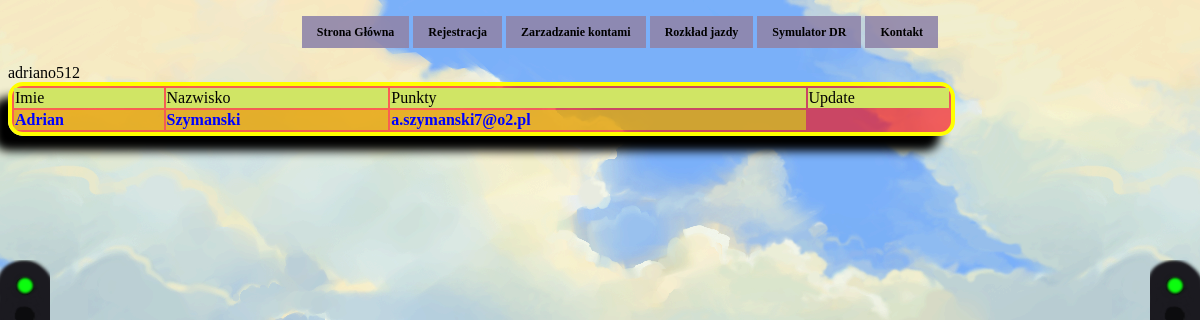
/zk.php (signed in), run on the app's committed database.
### tables this page shows
CREATE TABLE `uzytkownicy` (
  `idUzytkownika` int(11) NOT NULL,
  `idTypuKonta` int(11) NOT NULL,
  `login` varchar(100) NOT NULL,
  `haslo` varchar(100) NOT NULL,
  `imie` varchar(100) NOT NULL,
  `nazwisko` varchar(100) NOT NULL,
  `email` varchar(255) NOT NULL
);

### zk.php (the view, shortened to what this page needs)
<?php
	include_once("config.php");
	?>
<!DOCTYPE html>
<html>
<head>
	<link href="mrstyle.css" rel="stylesheet" type="text/css">
	<link id="content_style" href="style_sky.css" rel="stylesheet" type="text/css">
	</head>
<body onload="loadNavbar();">
			<nav id="menu_glowne">
				<ul>
				  <li><a href="index.php">Strona Główna</a></li>
				  <li><a href="rejestracja.php">Rejestracja</a></li>
				  <li><a href="zk.php">Zarzadzanie kontami</a></li>
				  <li><a href="#">Rozkład jazdy</a></li>
				  <li><a href="gra.php">Symulator DR</a></li>
				  <li><a href="kontakt.html">Kontakt</a></li>
				</ul>
			</nav>
 <table width='80%' border=0>
        <tr bgcolor='#CCCCCC'>
            <td>Imie</td>
            <td>Nazwisko</td>
            <td>Punkty</td>
            <td>Update</td>
        </tr>
       <?php
	$text = (string)$_SESSION['username'];
			if ((string)$_SESSION['username'] == "SUPERADMIN")
			{
    echo"<br><a href=\"add.html\">Dodaj nowego uzytkownika</a><br/><br/>";
	   $result = mysqli_query($mysqli, "SELECT * FROM players ORDER BY punkty DESC");
        while($res = mysqli_fetch_array($result))
			{
            echo "<tr>";
            echo "<td>".$res['imie']."</td>";
            echo "<td>".$res['nazwisko']."</td>";
            echo "<td>".$res['punkty']."</td>";
            echo "<td><a href=\"edit.php?id=$res[id]\">Edit</a> </td>";
			}
		}
			else	{
		$result2 = mysqli_query($mysqli, "SELECT imie, nazwisko, email FROM uzytkownicy WHERE login = '$text'");
			while($res2 = mysqli_fetch_array($result2))
			{
            echo "<tr>";
            echo "<td>".$res2['imie']."</td>";
            echo "<td>".$res2['nazwisko']."</td>";
            echo "<td>".$res2['email']."</td>";
			}
		}
?>
    </table>
</body>
</html>

### mrstyle.css (style rules this page uses)
tr > td { background-color: hsla(70,100%,50%,0.5); }
table { border-radius:15px; border: 4px solid yellow; background-color: rgba(255,0,0,0.6); box-shadow:-15px 15px 10px black; }
ul > li { color: goldenrod; }
table tr { color: black; }
tr:nth-child(2n) { color: blue; font-weight: bold; }
#menu_glowne ul { list-style:none; text-align:center; }
#menu_glowne ul li { position:relative; display:inline-block; }

### style_sky.css (style rules this page uses)
body { background-image: url("assets/semafor.png"),url("assets/semafor.png"),url("assets/trawa.png"), url("assets/bg_sky.png"); background-repeat: no-repeat,no-repeat,repeat-x,repeat-x; background-position: bottom left, bottom right,bottom left, center top; background-origin: border-box,border-box,border-box,content-box; background-attachment: fixed, fixed, fixed, fixed; }
a:link { color: red; }
#menu_glowne ul a { display:block; color:#000000; text-decoration:none; font-weight:700; font-size:12px; line-height:32px; padding:0 15px; font-family: 'Oswald'; background:rgba(144, 133, 170, 0.9); }

### data on the page
uzytkownicy: imie "Adrian", nazwisko "Szymanski", email "a.szymanski7@o2.pl"
